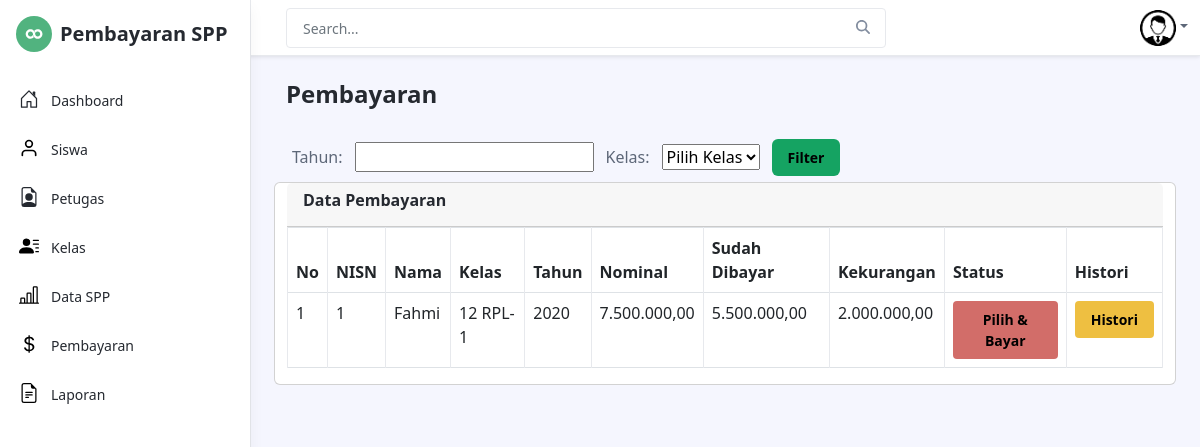
The app's page /admin/pembayaran.php with its own data.
### tables this page shows
CREATE TABLE `siswa` (
  `nisn` int(14) NOT NULL,
  `nis` int(10) NOT NULL,
  `nama` varchar(50) NOT NULL,
  `id_kelas` int(11) NOT NULL,
  `alamat` text NOT NULL,
  `no_telp` int(12) NOT NULL,
  `id_spp` int(11) NOT NULL
);

CREATE TABLE `kelas` (
  `id_kelas` int(11) NOT NULL,
  `nama_kelas` varchar(50) NOT NULL,
  `kompetensi_keahlian` varchar(50) NOT NULL
);

CREATE TABLE `spp` (
  `id_spp` int(11) NOT NULL,
  `tahun` int(11) NOT NULL,
  `nominal` int(11) NOT NULL
);

### admin/pembayaran.php (the view, shortened to what this page needs)
<?php
include('../layouts/header.php');
include('../layouts/admin/bar.php');
include('../layouts/footer.php');
?>
<body class="app">
    <div class="app-wrapper">
	    <div class="app-content pt-3 p-md-3 p-lg-4">
		    <div class="container-xl">
            <div class="row g-3 mb-4 align-items-center justify-content-between">
				    <div class="col-auto">
			            <h1 class="app-page-title mb-0">Pembayaran</h1>
				    </div>
            </div>
            <div class="table-responsive">
                    <form class="col-auto" method="post">
                                <table cellpadding=6>
                                    <tr>
                                        <td>Tahun:</td>
                                        <td><input type="text" name="tahun" required="required"></td>
                                        <td>Kelas:</td>
                                        <td><select   type="text" name="kelas" required="required">
                                                <option>Pilih Kelas </option>
                                            </select>
                                        </td>
                                        <td><input type="submit" class="btn btn-primary" name="filter" value="Filter"> </td>
                                    </tr>
                                </table>
                            </form>
            </div>
			    <div class="row g-4 mb-4">
                <div class="card card-nav-tabs">
                    <div class="card-header">
                        <div class="row">
                            <div class="col-6">
                                <h6>Data Pembayaran</h6>
                            </div>
                        </div>
                    </div>
                    <div class="table-responsive">
                    <table class="table table-bordered">
                        <thead>
                            <tr>
                            <th>No</th>
                            <th>NISN</th>
                            <th>Nama</th>
                            <th>Kelas</th>
                            <th>Tahun</th>
                            <th>Nominal</th>
                            <th>Sudah Dibayar</th>
                            <th>Kekurangan</th>
                            <th>Status</th>
                            <th>Histori</th>
                            </tr>
                        </thead>
                        <tbody>
                        <?php
                        include'../core/koneksi.php';
                        $no = 1;
                        if(isset($_POST['filter'])) {
                            $tahun = mysqli_real_escape_string($koneksi, $_POST['tahun']);
                            $kelas = mysqli_real_escape_string($koneksi, $_POST['kelas']);
                            $query = "SELECT * FROM siswa,spp,kelas WHERE siswa.id_kelas=kelas.id_kelas AND siswa.id_spp=spp.id_spp AND spp.tahun='$tahun' AND kelas.id_kelas='$kelas' ORDER by nama ASC;";
                        }else{
                            $query = "SELECT * FROM siswa,spp,kelas  WHERE siswa.id_kelas=kelas.id_kelas AND siswa.id_spp=spp.id_spp ORDER by tahun ASC";
                        }
                        $result = mysqli_query($koneksi, $query);
                        foreach($result as $data) {
                            $data_pembayaran = mysqli_query($koneksi,"SELECT SUM(jumlah_bayar) as jumlah_bayar FROM pembayaran WHERE nisn='$data[nisn]'");
                            $data_pembayaran = mysqli_fetch_array($data_pembayaran);
                            $sudah_bayar = $data_pembayaran['jumlah_bayar'];
                            $kekurangan = $data['nominal'] - $data_pembayaran['jumlah_bayar'];
                    ?>
                            <tr>
                            <td><?php echo $no++ ?></td>
                            <td><?php echo $data['nisn'] ?></td>
                            <td><?php echo $data['nama'] ?></td>
                            <td><?php echo $data['nama_kelas'] ?></td>
                            <td><?php echo $data['tahun'] ?></td>
                            <td><?= number_format($data['nominal'],2,',','.'); ?></td>
                            <td><?= number_format($sudah_bayar,2,',','.'); ?></td>
                            <td><?= number_format($kekurangan,2,',','.'); ?></td>
                            <td>
                                <?php
                                if($kekurangan==0){
                                    echo "<span class='badge text-bg-success'>Sudah Lunas</span>";
                                }else{ ?>
                                    <a href="tambah_pembayaran.php?nisn=<?php echo $data['nisn']; ?>&kekurangan=<?= $kekurangan ?>" class="btn btn-danger btn-sm">Pilih & Bayar</a>
                                <?php } ?>
                            <td>
                                <a href="histori_pembayaran.php?nisn=<?php echo $data['nisn']; ?>" class="btn btn-warning btn-sm">Histori</a>
                            </td>
                            </tr>
                        </div>
                        </div>
                        <?php
                        }
                        ?>
                </div>
				    </div>
		    </div>
	    </div>
	    <br><br><br>

### records on screen
siswa: nisn "1", nama "Fahmi", id_kelas.nama_kelas "12 RPL-1", id_spp.tahun "2020", id_spp.nominal "7.500.000,00", sudah_bayar "5.500.000,00", kekurangan "2.000.000,00"
